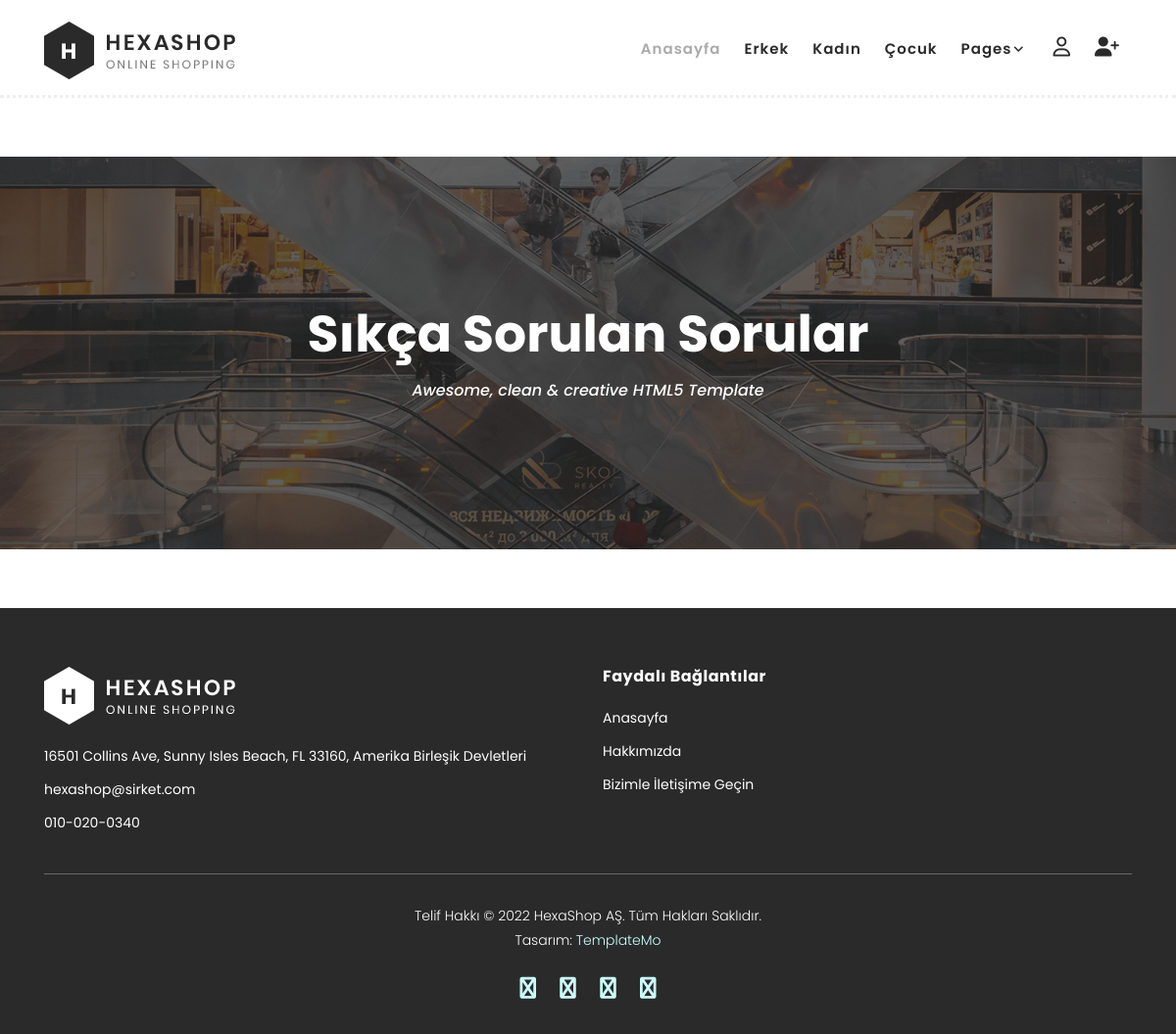
Page /sss/ on the earlier database version.
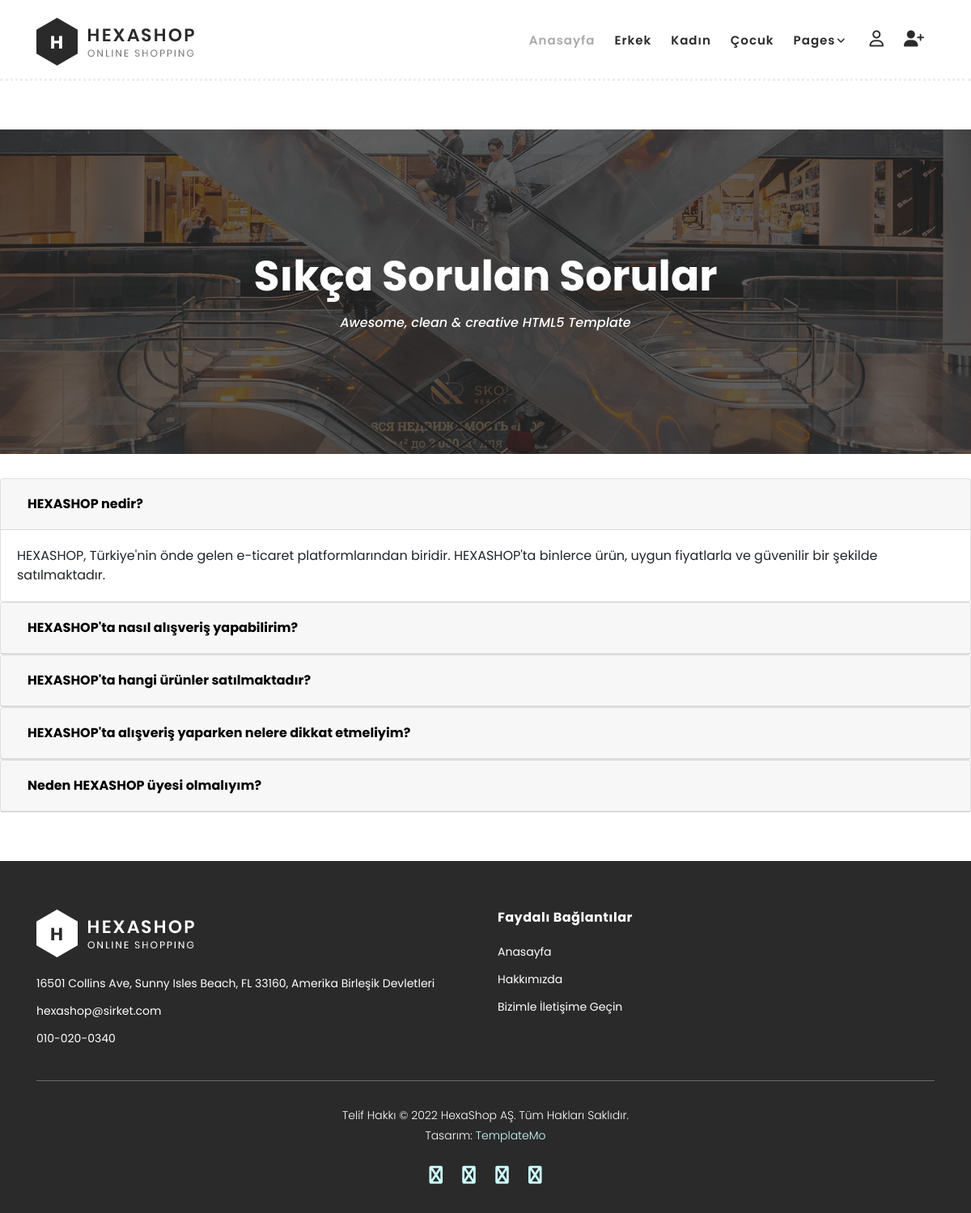
Same page on the later database version.
### home/models.py (models this page shows, shortened)
class FAQ(models.Model):
    STATUS= (
        ('True', 'Evet'),
        ('False', 'Hayır'),
    )
    question = models.CharField(max_length=100)
    answer = models.CharField(max_length=255)
    status = models.CharField(max_length=10,choices=STATUS)
    create_at = models.DateTimeField(auto_now_add=True)
    update_at = models.DateTimeField(auto_now=True)

### home/views.py (the view)
# urls.py: path('sss/', views.sss, name='sss'),
def sss(request):
    sss = FAQ.objects.all()
    context = {"sss":sss,}
    return render(request, 'home/faq.html',context)

### home/templates/home/faq.html (shortened to what this page needs)
{% extends 'home/homebase.html' %}
{% load static %}
{% block header %} {% include 'home/header.html' %} {% endblock %}
{% block content %}
<div class="page-heading about-page-heading" id="top">
    <div class="container">
        <div class="row">
            <div class="col-lg-12">
                <div class="inner-content">
                    <h2>Sıkça Sorulan Sorular</h2>
                    <span>Awesome, clean &amp; creative HTML5 Template</span>
                </div>
            </div>
        </div>
    </div>
</div>
<div id="accordion">
    {% for rs in sss %}
    <div class="card">
        <div class="card-header" id="heading{{ forloop.counter }}">
            <h5 class="mb-0">
                <button class="btn btn-link" data-toggle="collapse" data-target="#collapse{{ forloop.counter }}"
                    aria-expanded="true" aria-controls="collapse{{ forloop.counter }}">
                    {{ rs.question }}
                </button>
            </h5>
        </div>
        <div id="collapse{{ forloop.counter }}" class="collapse {% if forloop.first %}show{% endif %}"
            aria-labelledby="heading{{ forloop.counter }}" data-parent="#accordion">
            <div class="card-body">
                {{ rs.answer }}
            </div>
        </div>
    </div>
    {% endfor %}
</div>
{% endblock %}
{% block footer %}{% include 'home/footer.html' %}{% endblock %}

Differences in the rows shown:
added FAQ: question "HEXASHOP nedir?", answer "HEXASHOP, Türkiye'nin önde gelen e-ticaret platformlarından biridir. HEXASHOP'ta binlerce ürün, uygun fiyatlarla ve güvenilir bir şekilde satılmaktadır."
added FAQ: question "HEXASHOP'ta nasıl alışveriş yapabilirim?"
added FAQ: question "HEXASHOP'ta hangi ürünler satılmaktadır?"
added FAQ: question "HEXASHOP'ta alışveriş yaparken nelere dikkat etmeliyim?"
added FAQ: question "Neden HEXASHOP üyesi olmalıyım?"
